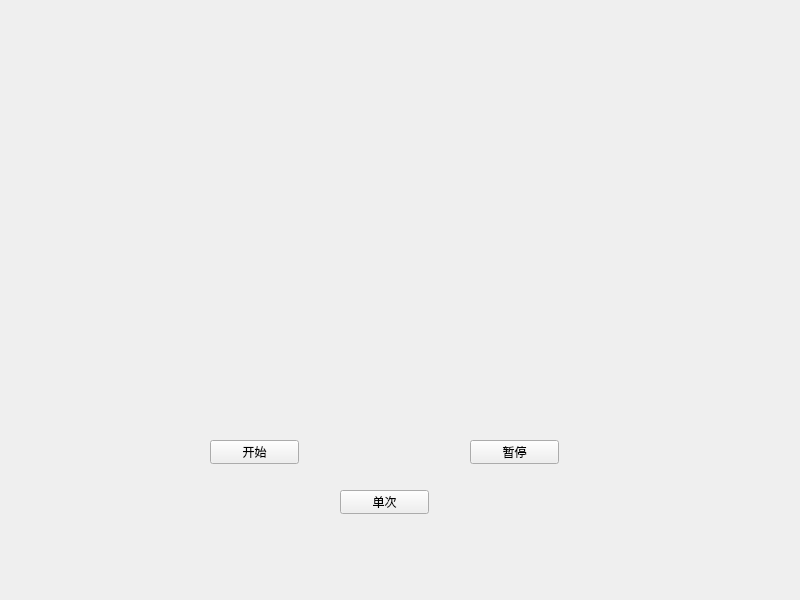
<?xml version="1.0" encoding="UTF-8"?>
<ui version="4.0">
 <class>Widget</class>
 <widget class="QWidget" name="Widget">
  <property name="geometry">
   <rect>
    <x>0</x>
    <y>0</y>
    <width>800</width>
    <height>600</height>
   </rect>
  </property>
  <property name="windowTitle">
   <string>Widget</string>
  </property>
  <widget class="QLabel" name="label">
   <property name="geometry">
    <rect>
     <x>190</x>
     <y>70</y>
     <width>361</width>
     <height>251</height>
    </rect>
   </property>
   <property name="text">
    <string/>
   </property>
   <property name="scaledContents">
    <bool>true</bool>
   </property>
  </widget>
  <widget class="QPushButton" name="startButton">
   <property name="geometry">
    <rect>
     <x>210</x>
     <y>440</y>
     <width>89</width>
     <height>24</height>
    </rect>
   </property>
   <property name="text">
    <string>开始</string>
   </property>
  </widget>
  <widget class="QPushButton" name="stopButton">
   <property name="geometry">
    <rect>
     <x>470</x>
     <y>440</y>
     <width>89</width>
     <height>24</height>
    </rect>
   </property>
   <property name="text">
    <string>暂停</string>
   </property>
  </widget>
  <widget class="QPushButton" name="singleButton">
   <property name="geometry">
    <rect>
     <x>340</x>
     <y>490</y>
     <width>89</width>
     <height>24</height>
    </rect>
   </property>
   <property name="text">
    <string>单次</string>
   </property>
  </widget>
 </widget>
 <resources/>
 <connections/>
</ui>
